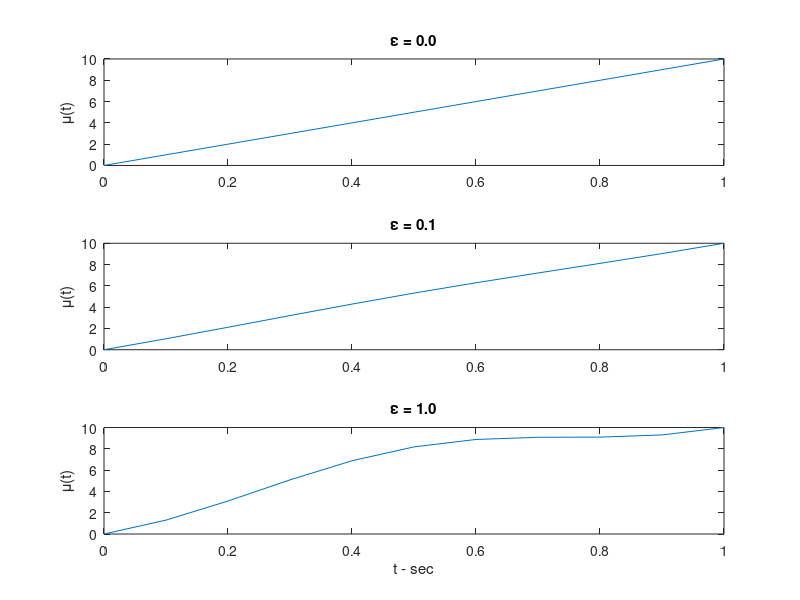

Write MATLAB code to recreate this figure. (Note: this script raises an error after producing the figure.)
clc; close all; clear all;
%% initializing variables
time = 0:0.1:1;%sec
lam0 = 10; % Hz
w = 2*pi;% rad/sec
epsilons = [0.0,0.1,1.0];
Lamt = @(t,epsilon) lam0*(1+epsilon*sin(w*t));
Mut = @(t,epsilon) lam0*(t-(epsilon/w)*cos(w*t)+epsilon/w);%integral of Lamt

%% 1.a
epsilons = [0.0,0.1,1.0];
figure(100);
for figIdx = 1:3
    epsilon = epsilons(figIdx);
    subplot(310+figIdx); plot(time, arrayfun(@(t) Mut(t, epsilon), time));
    title(sprintf('\\epsilon = %2.1f',epsilon))
    ylabel('\mu(t)');
end
xlabel('t - sec')
%% 1.b
figure(101);
spikeTrains = cell(numel(epsilons),1);
for figIdx = 1:3
    epsilon = epsilons(figIdx);

    spikeTimes = genSpikes(@(t) Lamt(t,epsilon),1);
    spikeTimes = spikeTimes{1};
    Lt = countFun(spikeTimes, spikeTimes);
    spikeTrains{figIdx} = spikeTimes; % for next task
    subplot(310+figIdx);hold on;
    title(sprintf('\\epsilon = %2.1f',epsilon));
    line([spikeTimes;spikeTimes],[0;5]*ones(size(spikeTimes)),'Color','k');
    stairs([0,spikeTimes,1],[0,Lt,Lt(end)],'b');
    xlim([0,1]);
end
xlabel('t - sec')
%% 1.c,d
epsilons = [0.0,0.1];
numEps = numel(epsilons);
numTrains = 1000;
epsi_prior = 1/numEps;%uniform prior

display('###### Task 2.c and d')
for epsilon = epsilons
    margins = zeros(numEps,1);
    display(sprintf('marginal probability for epsilon = %2.2f ',epsilon))
    for epsIdx = 1:numEps
        Lt = countFun(time, spikeTrains{epsIdx});
        margins(epsIdx) = computeCountMargin(time ,@(t) Mut(t,epsilon),Lt) * epsi_prior;
    end
    for epsIdx = 1:numEps
        margin = margins(epsIdx)/sum(margins);
        display(sprintf('\tfor train generated by espsilon = %2.2f P(t1,...,tm) = %e',epsilons(epsIdx),margin))
    end
end
%% 2.e
display('###### Task 2.e')
spikeTrains = cell(numEps,numTrains);
spikeTimes = genSpikes(@(t) Lamt(t,epsilon),1);

%generating 1000 spike trains for each epsilon
for epsIdx = 1:numEps
    epsilon = epsilons(epsIdx);
    spikeTrains(epsIdx,:)= genSpikes(@(t) Lamt(t,epsilon),numTrains);
end

for epsilon = epsilons
    display(sprintf('marginal probability for epsilon = %2.2f ',epsilon))
    margins = zeros(numEps,numTrains);
    for epsIdx = 1:numEps
        for trainIdx = 1:numTrains
            Lt = countFun(time, spikeTrains{epsIdx,trainIdx});
            margins(epsIdx,trainIdx) = computeCountMargin(time ,@(t) Mut(t,epsilon),Lt);
        end
    end
    margins = mean(margins,2);
    for epsIdx = 1:numEps
        margin = margins(epsIdx)/sum(margins);
        display(sprintf('\tfor train generated by espsilon = %2.2f P(t1,...,tm) = %e',epsilons(epsIdx),margin));
    end
end

%% 2.f
display('###### Task 2.f')
time = 0:0.01:1;
numTrains = 1000;
numEps = numel(epsilons);

for epsilon = epsilons
    display(sprintf('marginal probability for epsilon = %2.2f ',epsilon))
    margins = zeros(numEps,numTrains);
    for epsIdx = 1:numEps
        for trainIdx = 1:numTrains
            Lt = countFun(time, spikeTrains{epsIdx,trainIdx});
            margins(epsIdx,trainIdx) = computeCountMargin(time ,@(t) Mut(t,epsilon),Lt);
        end
    end
    margins = mean(margins,2);
    for epsIdx = 1:numEps
        margin = margins(epsIdx)/sum(margins);
        display(sprintf('\tfor train generated by espsilon = %2.2f P(t1,...,tm) = %e',epsilons(epsIdx),margin));
    end
end
%% 2.g
display('###### Task 2.g')
time = 0:0.1:1;

for epsilon = epsilons
    display(sprintf('marginal probability for epsilon = %2.2f ',epsilon))
    margins = zeros(numEps,numTrains);
    for epsIdx = 1:numEps
        for trainIdx = 1:numTrains
            margins(epsIdx,trainIdx) = computePoisLogLikelihood(spikeTrains{epsIdx,trainIdx},@(t) Mut(t,epsilon),@(t) Lamt(t,epsilon));
        end
    end
    margins = mean(margins,2);
    for epsIdx = 1:numEps
        margin = margins(epsIdx)/sum(margins);
        display(sprintf('\tfor train generated by espsilon = %2.2f P(t1,...,tm) = %e',epsilons(epsIdx),margin));
    end
end